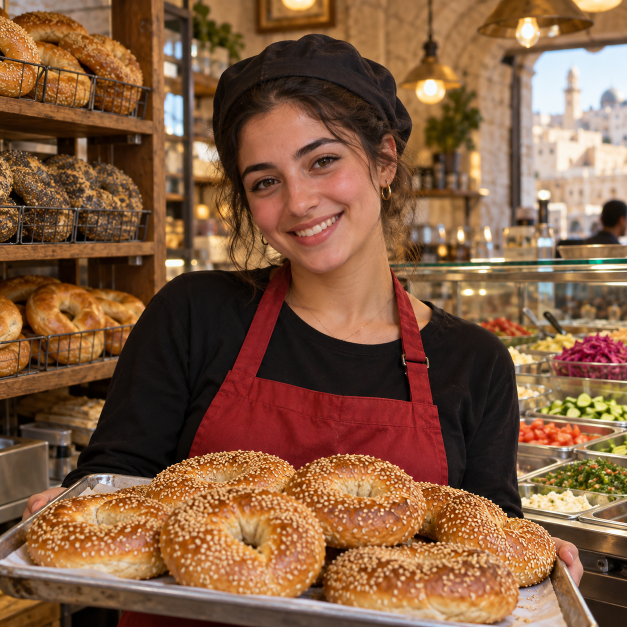
#> input picture images/originals/fsy/people/bagelgirl-alt.png, 1254 x 1254 px (shown at 1/2 size); its folder holds 4 pictures in this run
$ python make_fsy_people.py
#> lines starting #> are read from the running program, lines starting #| are printed output that depends on the picture
#!/usr/bin/env python3
"""Portraits for the people of Episode 1, from Richard's drawings in images/originals/fsy/people/<id>.png.
Each becomes a square head-and-shoulders JPEG (the game shows it in a round medallion and on the talk card).
Run: python3 app/tools/make_fsy_people.py   Add a person: drop <id>.png in the folder and run again."""
import os, glob
from PIL import Image
ROOT = os.path.abspath(os.path.join(os.path.dirname(__file__), "..", ".."))
SRC = os.path.join(ROOT, "images", "originals", "fsy", "people"); OUT = os.path.join(ROOT, "app", "www", "img", "fsy", "people")
os.makedirs(OUT, exist_ok=True)
# where the face sits (fraction from the top of the picture) when it is not in the middle
FACE = {"grandma2": "grandma"}
ids = []
for f in sorted(glob.glob(os.path.join(SRC, "*.png"))):
    pid = os.path.basename(f)[:-4]; im = Image.open(f).convert("RGB"); W, H = im.size
#> further down, im is the input picture: PIL image 1254x1254 RGB; mean R, G, B 131.2, 92.1, 64.5
#> after `W, H = im.size`: W = 1254; H = 1254
    side = int(W * 0.92); top = int(H * 0.04)       # square crop from near the top: head and shoulders
#> after `side = int(W * 0.92)`: side = 1153
#> after `top = int(H * 0.04)`: top = 50
    box = ((W - side) // 2, top, (W + side) // 2, min(H, top + side))
#> box = (50, 50, 1203, 1203)
    sq = im.crop(box).resize((480, 480), Image.LANCZOS); sq.save(os.path.join(OUT, pid + ".jpg"), quality=84); ids.append(pid)
#> after `sq = im.crop(box).resize((480, 480), Image.LANCZOS)`:
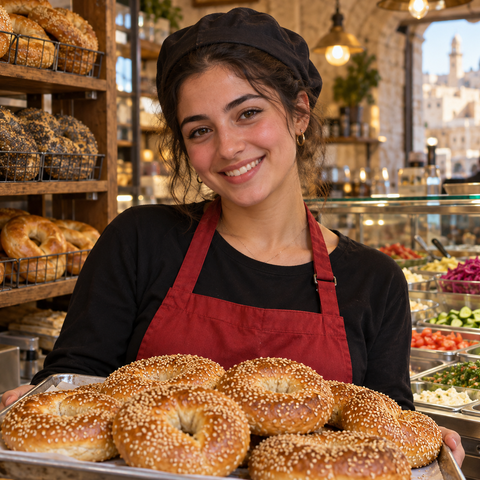
#> sq: PIL image 480x480 RGB; mean R, G, B 130.9, 90.3, 63
#> pass 2 of the loop `for f in sorted(glob.glob(os.path.join(SRC, "*.png"))):`:
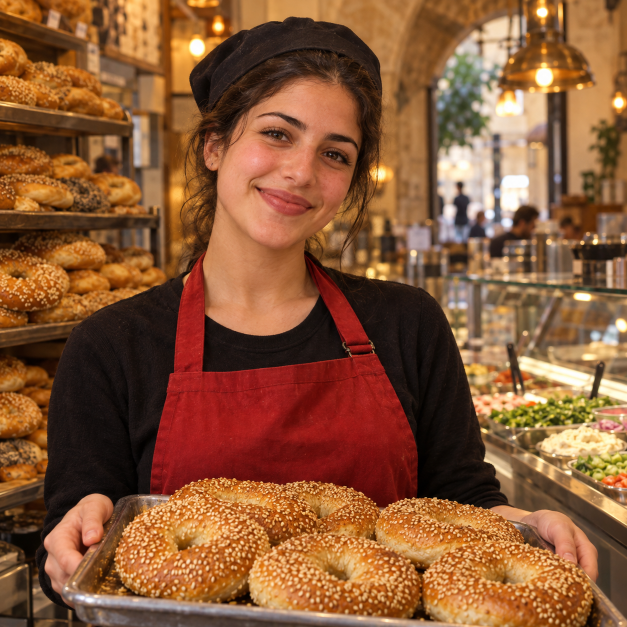
#> input picture images/originals/fsy/people/bagelgirl.png, 1254 x 1254 px (shown at 1/2 size)
#> im is the input picture: PIL image 1254x1254 RGB; mean R, G, B 137.3, 87.9, 54.4
#> `sq = im.crop(box).resize((480, 480), Image.LANCZOS)`:
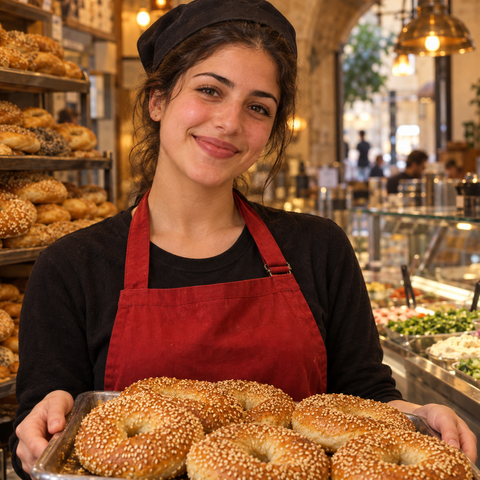
#> sq: PIL image 480x480 RGB; mean R, G, B 136.1, 86, 53.9
#> pass 3 of the loop `for f in sorted(glob.glob(os.path.join(SRC, "*.png"))):`:
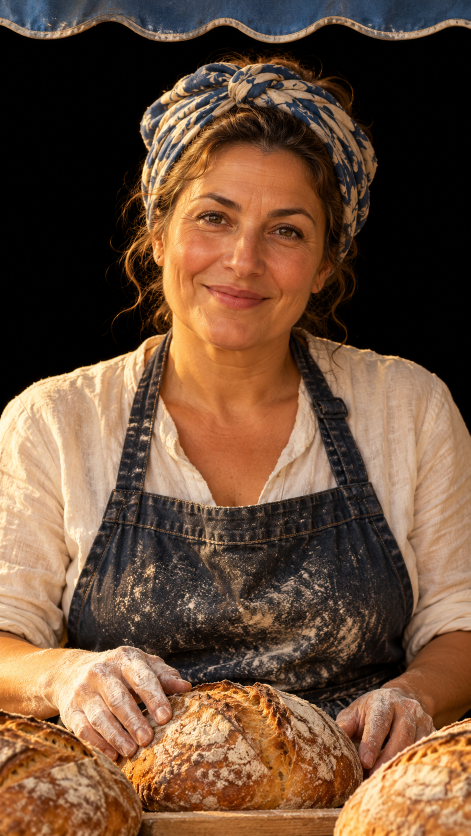
#> input picture images/originals/fsy/people/baker.png, 941 x 1672 px (shown at 1/2 size)
#> im is the input picture: PIL image 941x1672 RGB; mean R, G, B 108.6, 79, 57.4
#> `sq = im.crop(box).resize((480, 480), Image.LANCZOS)`:
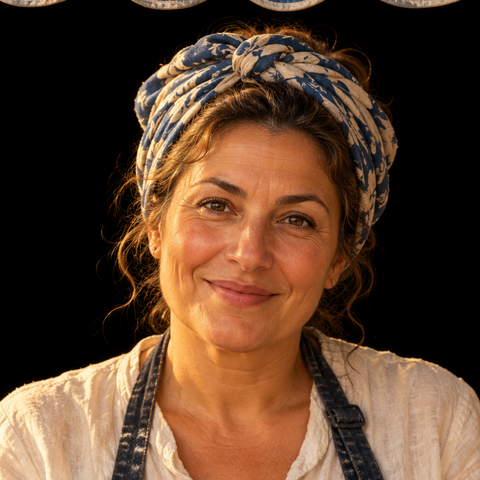
#> sq: PIL image 480x480 RGB; mean R, G, B 89.9, 62.2, 42.8
#> the loop made 4 passes; the first 3 are shown
for alias, src in FACE.items():
    if src in ids: Image.open(os.path.join(OUT, src + ".jpg")).save(os.path.join(OUT, alias + ".jpg"), quality=84); ids.append(alias)
print("portraits:", ", ".join(sorted(ids)))
